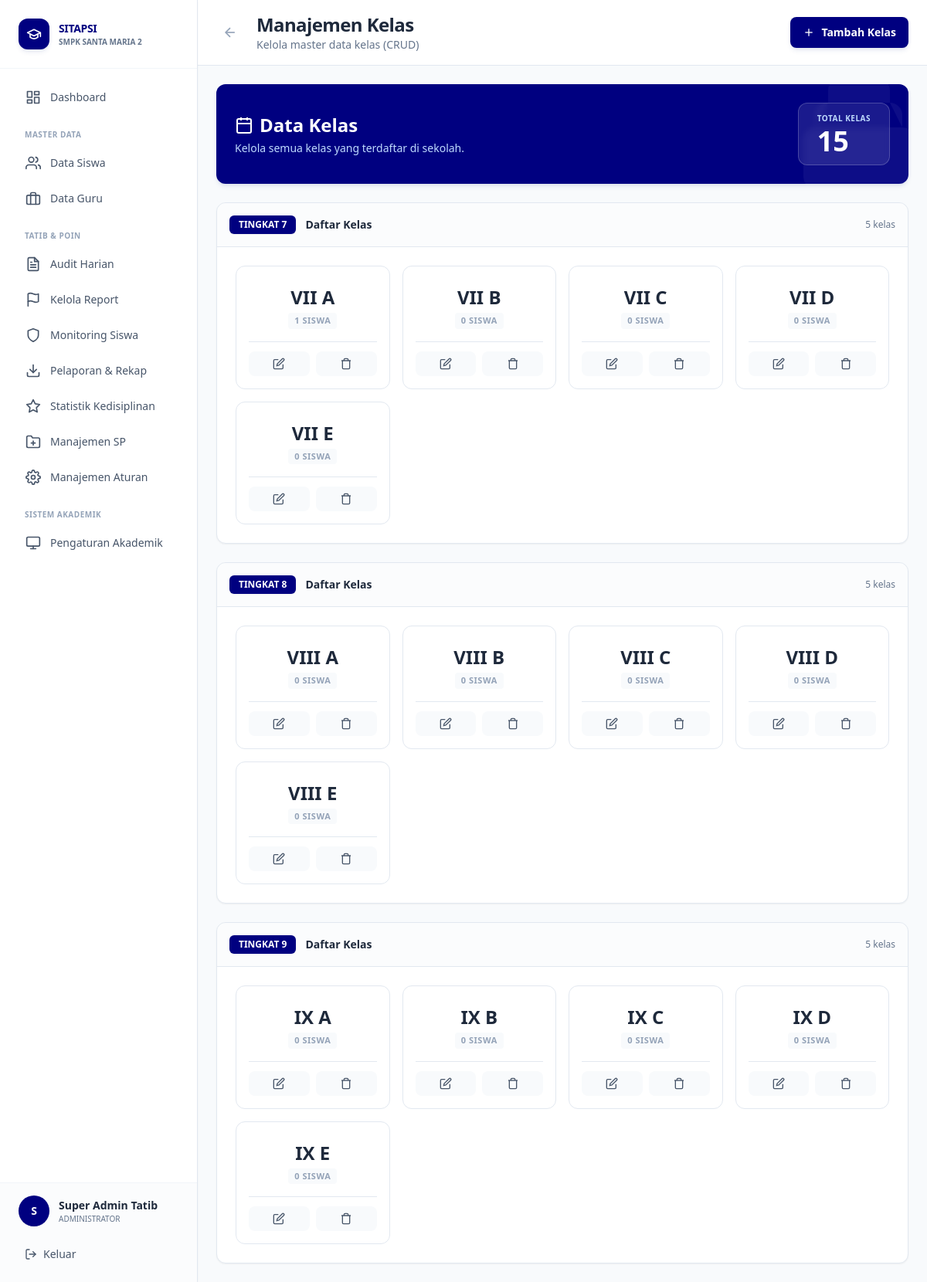
Page /views/admin/manajemen_kelas.php (signed in) on the committed database.
### tables this page shows
CREATE TABLE tb_kelas (
    id_kelas INT AUTO_INCREMENT PRIMARY KEY,
    nama_kelas VARCHAR(10) NOT NULL,  
    tingkat INT NOT NULL  
);

### config/database.php (called while the page is built, shortened)
<?php
function getDBConnection() {
    static $pdo = null;
    if ($pdo === null) {
        try {
            $dsn = "mysql:host=" . DB_HOST . ";dbname=" . DB_NAME . ";charset=" . DB_CHARSET;
            $options = [
                PDO::ATTR_ERRMODE            => PDO::ERRMODE_EXCEPTION,
                PDO::ATTR_DEFAULT_FETCH_MODE => PDO::FETCH_ASSOC,
                PDO::ATTR_EMULATE_PREPARES   => false,
                PDO::MYSQL_ATTR_INIT_COMMAND => "SET NAMES " . DB_CHARSET
            ];
            $pdo = new PDO($dsn, DB_USER, DB_PASS, $options);
        } catch (PDOException $e) {
            error_log("Database Connection Error: " . $e->getMessage());
            die("Koneksi database gagal. Silakan hubungi administrator.");
        }
    }
    return $pdo;
}
function executeQuery($sql, $params = []) {
    $pdo = getDBConnection();
    $stmt = $pdo->prepare($sql);
    $stmt->execute($params);
    return $stmt;
}
function fetchOne($sql, $params = []) {
    $stmt = executeQuery($sql, $params);
    return $stmt->fetch();
}
function fetchAll($sql, $params = []) {
    $stmt = executeQuery($sql, $params);
    return $stmt->fetchAll();
}
?>

### views/admin/manajemen_kelas.php (the view, shortened to what this page needs)
<?php
require_once '../../config/database.php';
$kelas_list = fetchAll("SELECT * FROM tb_kelas ORDER BY tingkat, nama_kelas");
$kelas_by_tingkat = [];
foreach ($kelas_list as $k) {
    $kelas_by_tingkat[$k['tingkat']][] = $k;
}
$btn_primary = "px-4 py-2.5 bg-[#000080] text-white text-sm font-semibold rounded-lg shadow-md shadow-blue-900/10 hover:bg-blue-900 transition-all flex items-center justify-center";
$card_class = "bg-white border border-[#E2E8F0] rounded-xl shadow-sm";
?>
<!DOCTYPE html>
<html lang="id">
<head>
    <script src="https://cdn.tailwindcss.com"></script>
</head>
<body class="bg-[#F8FAFC]">
<div class="flex h-screen overflow-hidden">
    <?php include '../../includes/sidebar_admin.php'; ?>
    <div class="flex-1 overflow-auto lg:ml-64">
        <div class="bg-white border-b border-[#E2E8F0] px-6 pl-16 lg:pl-6 py-4 sticky top-0 z-30 flex justify-between items-center gap-4">
            <div class="flex items-center space-x-4">
                <a href="pengaturan_akademik.php" class="p-2 rounded-lg text-slate-400 hover:text-slate-600 hover:bg-slate-50 transition-colors">
                    <svg class="w-5 h-5" fill="none" stroke="currentColor" viewBox="0 0 24 24" stroke-width="2"><line x1="19" y1="12" x2="5" y2="12"></line><polyline points="12 19 5 12 12 5"></polyline></svg>
                </a>
                <div>
                    <h1 class="text-2xl font-extrabold text-slate-800 tracking-tight">Manajemen Kelas</h1>
                    <p class="text-sm font-medium text-slate-500">Kelola master data kelas (CRUD)</p>
                </div>
            </div>
            <button onclick="document.getElementById('modal-tambah').classList.remove('hidden')" class="<?= $btn_primary ?>">
                <svg class="w-4 h-4 mr-2" fill="none" stroke="currentColor" viewBox="0 0 24 24" stroke-width="2"><line x1="12" y1="5" x2="12" y2="19"></line><line x1="5" y1="12" x2="19" y2="12"></line></svg>
                <span class="hidden sm:inline">Tambah Kelas</span>
            </button>
        </div>
        <div class="p-6 space-y-6 max-w-7xl mx-auto">
            <div class="bg-[#000080] text-white rounded-xl shadow-md shadow-blue-900/10 p-6 relative overflow-hidden">
                <svg class="absolute right-0 top-0 text-white/5 w-48 h-48 transform translate-x-8 -translate-y-8" fill="currentColor" viewBox="0 0 24 24"><path d="M19 11H5m14 0a2 2 0 012 2v6a2 2 0 01-2 2H5a2 2 0 01-2-2v-6a2 2 0 012-2m14 0V9a2 2 0 00-2-2M5 11V9a2 2 0 012-2m0 0V5a2 2 0 012-2h6a2 2 0 012 2v2M7 7h10"></path></svg>
                <div class="relative z-10 flex flex-col sm:flex-row items-center justify-between gap-4 text-center sm:text-left">
                    <div>
                        <h2 class="text-2xl font-extrabold mb-1 flex items-center justify-center sm:justify-start">
                            <svg class="w-6 h-6 mr-2" fill="none" stroke="currentColor" viewBox="0 0 24 24" stroke-width="2"><rect x="3" y="4" width="18" height="18" rx="2" ry="2"></rect><line x1="16" y1="2" x2="16" y2="6"></line><line x1="8" y1="2" x2="8" y2="6"></line><line x1="3" y1="10" x2="21" y2="10"></line></svg>
                            Data Kelas
                        </h2>
                        <p class="text-blue-200 font-medium text-sm">Kelola semua kelas yang terdaftar di sekolah.</p>
                    </div>
                    <div class="bg-white/10 backdrop-blur-sm px-6 py-3 rounded-xl border border-white/20">
                        <p class="text-[10px] text-blue-200 uppercase tracking-wider font-bold mb-1">Total Kelas</p>
                        <p class="text-4xl font-extrabold leading-none"><?= count($kelas_list) ?></p>
                    </div>
                </div>
            </div>
            <?php foreach ($kelas_by_tingkat as $tingkat => $kelas_items): ?>
            <div class="<?= $card_class ?> overflow-hidden">
                <div class="p-4 border-b border-[#E2E8F0] bg-slate-50/50 flex items-center justify-between">
                    <div class="flex items-center">
                        <span class="bg-[#000080] text-white px-3 py-1 rounded-md text-xs font-bold mr-3 shadow-sm">TINGKAT <?= $tingkat ?></span>
                        <span class="font-bold text-slate-800 text-sm">Daftar Kelas</span>
                    </div>
                    <span class="text-xs font-medium text-slate-500"><?= count($kelas_items) ?> kelas</span>
                </div>
                <div class="p-6">
                    <div class="grid grid-cols-1 sm:grid-cols-2 lg:grid-cols-4 xl:grid-cols-6 gap-4">
                        <?php foreach ($kelas_items as $k):
                            $tahun_aktif = fetchOne("SELECT id_tahun FROM tb_tahun_ajaran WHERE status = 'Aktif' LIMIT 1");
                            $jumlah_siswa = fetchOne("
                                SELECT COUNT(*) as total
                                FROM tb_anggota_kelas
                                WHERE id_kelas = :id
                                AND id_tahun = :tahun
                            ", [
                                'id' => $k['id_kelas'],
                                'tahun' => $tahun_aktif['id_tahun']
                            ])['total'] ?? 0;
                        ?>
                        <div class="bg-white border border-[#E2E8F0] rounded-xl p-4 hover:border-[#000080]/30 hover:shadow-md transition-all group flex flex-col justify-between">
                            <div class="text-center mb-4 pt-2">
                                <h3 class="text-2xl font-extrabold text-slate-800 group-hover:text-[#000080] transition-colors"><?= htmlspecialchars($k['nama_kelas']) ?></h3>
                                <p class="text-[11px] font-bold text-slate-400 mt-1 uppercase tracking-wider bg-slate-50 inline-block px-2 py-0.5 rounded"><?= $jumlah_siswa ?> siswa</p>
                            </div>
                            <div class="flex space-x-2 border-t border-[#E2E8F0] pt-3">
                                <button onclick='editKelas(<?= json_encode($k) ?>)'
                                        class="flex-1 p-2 bg-slate-50 text-slate-600 rounded-lg hover:bg-blue-50 hover:text-blue-600 transition-colors flex justify-center" title="Edit">
                                    <svg class="w-4 h-4" fill="none" stroke="currentColor" viewBox="0 0 24 24" stroke-width="2"><path d="M11 4H4a2 2 0 0 0-2 2v14a2 2 0 0 0 2 2h14a2 2 0 0 0 2-2v-7"></path><path d="M18.5 2.5a2.121 2.121 0 0 1 3 3L12 15l-4 1 1-4 9.5-9.5z"></path></svg>
                                </button>
                                <button onclick="hapusKelas(<?= $k['id_kelas'] ?>, '<?= htmlspecialchars($k['nama_kelas']) ?>', <?= $jumlah_siswa ?>)"
                                        class="flex-1 p-2 bg-slate-50 text-slate-600 rounded-lg hover:bg-red-50 hover:text-red-600 transition-colors flex justify-center" title="Hapus">
                                    <svg class="w-4 h-4" fill="none" stroke="currentColor" viewBox="0 0 24 24" stroke-width="2"><path d="M3 6h18"></path><path d="M19 6v14a2 2 0 0 1-2 2H7a2 2 0 0 1-2-2V6m3 0V4a2 2 0 0 1 2-2h4a2 2 0 0 1 2 2v2"></path></svg>
                                </button>
                            </div>
                        </div>
                        <?php endforeach; ?>
                    </div>
                </div>
            </div>
            <?php endforeach; ?>
        </div>
    </div>
</div>
</body>
</html>

### rows in the picture
tb_kelas: nama_kelas "VII A", id_kelas "1"
tb_kelas: nama_kelas "VII B", jumlah_siswa "0"
tb_kelas: nama_kelas "VII C", jumlah_siswa "0"
tb_kelas: nama_kelas "VII D", jumlah_siswa "0"
tb_kelas: nama_kelas "VII E", jumlah_siswa "0"
tb_kelas: nama_kelas "VIII A", jumlah_siswa "0"
tb_kelas: nama_kelas "VIII B", jumlah_siswa "0"
tb_kelas: nama_kelas "VIII C", jumlah_siswa "0"
tb_kelas: nama_kelas "VIII D", jumlah_siswa "0"
tb_kelas: nama_kelas "VIII E", jumlah_siswa "0"
tb_kelas: nama_kelas "IX A", jumlah_siswa "0"
tb_kelas: nama_kelas "IX B", jumlah_siswa "0"
tb_kelas: nama_kelas "IX C", jumlah_siswa "0"
tb_kelas: nama_kelas "IX D", jumlah_siswa "0"
tb_kelas: nama_kelas "IX E", jumlah_siswa "0"

### other values in the picture
$initial "S"
$user_name "Super Admin Tatib"
count($kelas_list) "15"
$tingkat "7"
count($kelas_items) "5"
$tingkat "8"
$tingkat "9"
